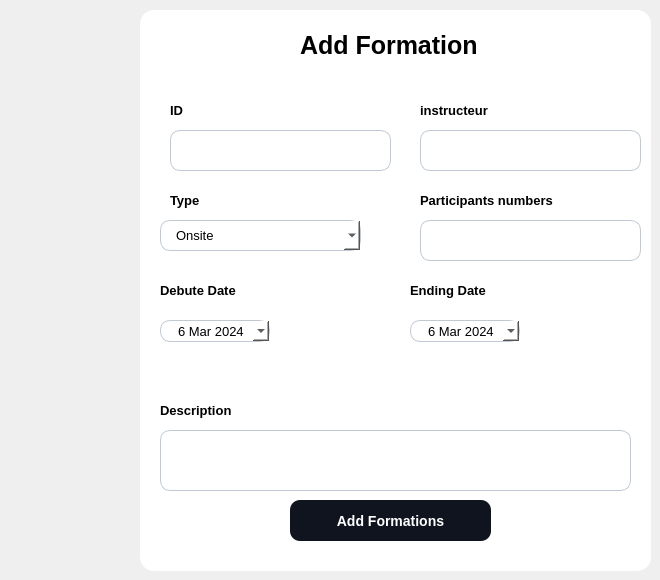
           <widget class="QWidget" name="page_14">
            <widget class="QWidget" name="add_container_3" native="true">
             <property name="geometry">
              <rect>
               <x>140</x>
               <y>10</y>
               <width>511</width>
               <height>561</height>
              </rect>
             </property>
             <property name="styleSheet">
              <string notr="true">	background-color :white ; 
	border-radius :14px ; 
</string>
             </property>
             <widget class="QTextEdit" name="description">
              <property name="geometry">
               <rect>
                <x>20</x>
                <y>420</y>
                <width>471</width>
                <height>61</height>
               </rect>
              </property>
              <property name="styleSheet">
               <string notr="true">
	background-color:white ; 
	border-radius:10px ; 
	font-size:13px ; 
	padding : 15px 0 0 15px ; 
	border:1px solid #BFC9D3 ; 

</string>
              </property>
             </widget>
             <widget class="QLabel" name="label_30">
              <property name="geometry">
               <rect>
                <x>20</x>
                <y>390</y>
                <width>81</width>
                <height>21</height>
               </rect>
              </property>
              <property name="styleSheet">
               <string notr="true">font-size:13px;
font-weight:bold ; </string>
              </property>
              <property name="text">
               <string>Description</string>
              </property>
             </widget>
             <widget class="QLabel" name="label_38">
              <property name="geometry">
               <rect>
                <x>20</x>
                <y>270</y>
                <width>81</width>
                <height>21</height>
               </rect>
              </property>
              <property name="styleSheet">
               <string notr="true">font-size:13px;
font-weight:bold ; </string>
              </property>
              <property name="text">
               <string>Debute Date</string>
              </property>
             </widget>
             <widget class="QLabel" name="label_39">
              <property name="geometry">
               <rect>
                <x>270</x>
                <y>270</y>
                <width>81</width>
                <height>21</height>
               </rect>
              </property>
              <property name="styleSheet">
               <string notr="true">font-size:13px;
font-weight:bold ; </string>
              </property>
              <property name="text">
               <string>Ending Date</string>
              </property>
             </widget>
             <widget class="QDateEdit" name="dateDebut">
              <property name="geometry">
               <rect>
                <x>20</x>
                <y>310</y>
                <width>110</width>
                <height>22</height>
               </rect>
              </property>
              <property name="autoFillBackground">
               <bool>true</bool>
              </property>
              <property name="styleSheet">
               <string notr="true">
	background-color:white ; 
	border-radius:10px ; 
	font-size:13px ; 
	padding-left : 15px ; 
	border:1px solid #BFC9D3 ; 
</string>
              </property>
              <property name="dateTime">
               <datetime>
                <hour>0</hour>
                <minute>0</minute>
                <second>0</second>
                <year>2024</year>
                <month>3</month>
                <day>6</day>
               </datetime>
              </property>
              <property name="calendarPopup">
               <bool>true</bool>
              </property>
             </widget>
             <widget class="QDateEdit" name="dateFin">
              <property name="geometry">
               <rect>
                <x>270</x>
                <y>310</y>
                <width>110</width>
                <height>22</height>
               </rect>
              </property>
              <property name="styleSheet">
               <string notr="true">
	background-color:white ; 
	border-radius:10px ; 
	font-size:13px ; 
	padding-left : 15px ; 
	border:1px solid #BFC9D3 ; 
</string>
              </property>
              <property name="dateTime">
               <datetime>
                <hour>0</hour>
                <minute>0</minute>
                <second>0</second>
                <year>2024</year>
                <month>3</month>
                <day>6</day>
               </datetime>
              </property>
              <property name="calendarPopup">
               <bool>true</bool>
              </property>
             </widget>
             <widget class="QComboBox" name="type_formation">
              <property name="geometry">
               <rect>
                <x>20</x>
                <y>210</y>
                <width>201</width>
                <height>31</height>
               </rect>
              </property>
              <property name="styleSheet">
               <string notr="true">
	background-color:white ; 
	border-radius:10px ; 
	font-size:13px ; 
	padding-left : 15px ; 
	border:1px solid #BFC9D3 ; 
</string>
              </property>
              <item>
               <property name="text">
                <string>Onsite</string>
               </property>
              </item>
              <item>
               <property name="text">
                <string>Online</string>
               </property>
              </item>
             </widget>
             <widget class="QLabel" name="label_15">
              <property name="geometry">
               <rect>
                <x>280</x>
                <y>180</y>
                <width>161</width>
                <height>21</height>
               </rect>
              </property>
              <property name="styleSheet">
               <string notr="true">font-size:13px;
font-weight:bold ; </string>
              </property>
              <property name="text">
               <string>Participants numbers</string>
              </property>
             </widget>
             <widget class="QLineEdit" name="nbParticipants">
              <property name="geometry">
               <rect>
                <x>280</x>
                <y>210</y>
                <width>221</width>
                <height>41</height>
               </rect>
              </property>
              <property name="styleSheet">
               <string notr="true">
	background-color:white ; 
	border-radius:10px ; 
	font-size:13px ; 
	padding-left : 15px ; 
	border:1px solid #BFC9D3 ; 

</string>
              </property>
             </widget>
             <widget class="QLabel" name="label_29">
              <property name="geometry">
               <rect>
                <x>280</x>
                <y>90</y>
                <width>81</width>
                <height>21</height>
               </rect>
              </property>
              <property name="styleSheet">
               <string notr="true">font-size:13px;
font-weight:bold ; </string>
              </property>
              <property name="text">
               <string>instructeur</string>
              </property>
             </widget>
             <widget class="QLabel" name="label_40">
              <property name="geometry">
               <rect>
                <x>30</x>
                <y>180</y>
                <width>31</width>
                <height>21</height>
               </rect>
              </property>
              <property name="styleSheet">
               <string notr="true">font-size:13px;
font-weight:bold ; </string>
              </property>
              <property name="text">
               <string>Type</string>
              </property>
             </widget>
             <widget class="QLineEdit" name="instructeur">
              <property name="geometry">
               <rect>
                <x>280</x>
                <y>120</y>
                <width>221</width>
                <height>41</height>
               </rect>
              </property>
              <property name="styleSheet">
               <string notr="true">
	background-color:white ; 
	border-radius:10px ; 
	font-size:13px ; 
	padding-left : 15px ; 
	border:1px solid #BFC9D3 ; 
</string>
              </property>
             </widget>
             <widget class="QLabel" name="label_41">
              <property name="geometry">
               <rect>
                <x>30</x>
                <y>90</y>
                <width>21</width>
                <height>21</height>
               </rect>
              </property>
              <property name="styleSheet">
               <string notr="true">font-size:13px;
font-weight:bold ; </string>
              </property>
              <property name="text">
               <string>ID</string>
              </property>
             </widget>
             <widget class="QLineEdit" name="ID_formation">
              <property name="geometry">
               <rect>
                <x>30</x>
                <y>120</y>
                <width>221</width>
                <height>41</height>
               </rect>
              </property>
              <property name="styleSheet">
               <string notr="true">
	
	background-color:white ; 
	border-radius:10px ; 
	font-size:13px ; 
	padding-left : 15px ; 
	border:1px solid #BFC9D3 ; 

</string>
              </property>
             </widget>
             <widget class="QLabel" name="title1_3">
              <property name="geometry">
               <rect>
                <x>160</x>
                <y>20</y>
                <width>201</width>
                <height>31</height>
               </rect>
              </property>
              <property name="styleSheet">
               <string notr="true">
	font-size: 25px ; 
	font-weight:bold ; 
	
</string>
              </property>
              <property name="text">
               <string>Add Formation</string>
              </property>
             </widget>
             <widget class="QPushButton" name="add_form">
              <property name="geometry">
               <rect>
                <x>150</x>
                <y>490</y>
                <width>201</width>
                <height>41</height>
               </rect>
              </property>
              <property name="cursor">
               <cursorShape>PointingHandCursor</cursorShape>
              </property>
              <property name="styleSheet">
               <string notr="true">#add_form {
	background-color:#0F141E ; 
	border-radius:10px ; 
	color : white ; 
	font-size:14px ; 
	font-weight:bold; 
}

#add_form::hover {
	background-color:#4AC7EA ; 
	color:white ; 
}</string>
              </property>
              <property name="text">
               <string>Add Formations</string>
              </property>
             </widget>
            </widget>
           </widget>
